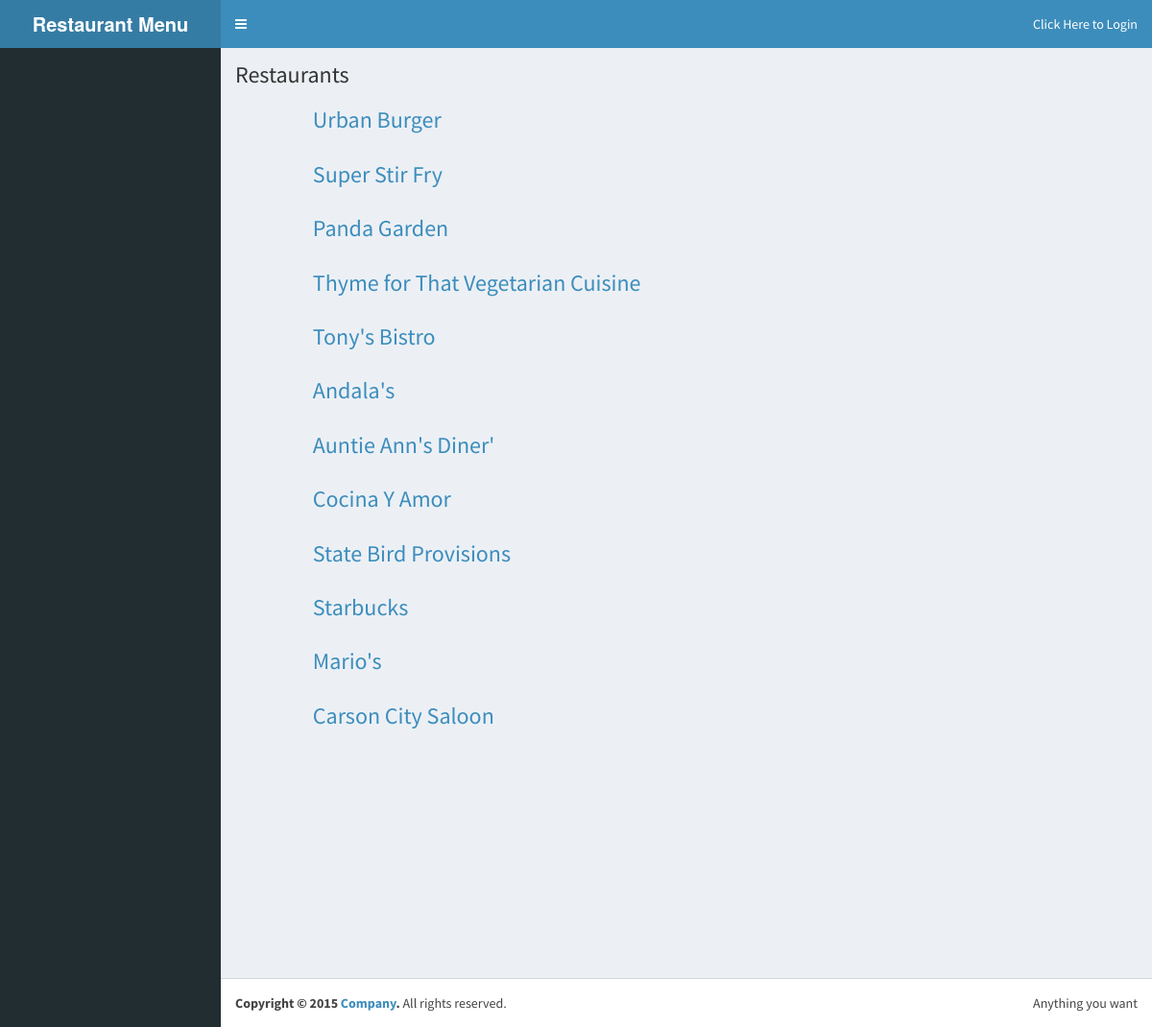
The app's page /restaurants with its own data.
### database_setup.py (models this page shows, shortened)
class Restaurant(Base):
	__tablename__ = 'restaurant'
	id 			= Column(Integer, primary_key = True)
	user_id 	= Column(Integer, ForeignKey('user.id'))
	name 	    = Column(String(250), nullable = False)
	user 		= relationship(User)

### project.py (the view)
@app.route('/')
@app.route('/restaurants')
def restaurants():
    restaurants = session.query(Restaurant).all()
    if 'username' not in login_session:
        return render_template('publicrestaurants.html', restaurants=restaurants)
    else:
        return render_template('restaurants.html', restaurants=restaurants)

### templates/publicrestaurants.html (shortened to what this page needs)
<!DOCTYPE html>
<html>
  <head>
    <link rel="stylesheet" href="{{ url_for('static', filename='bootstrap/css/bootstrap.min.css') }}">
    <link rel="stylesheet" href="https://maxcdn.bootstrapcdn.com/font-awesome/4.4.0/css/font-awesome.min.css">
    <link rel="stylesheet" href="https://code.ionicframework.com/ionicons/2.0.1/css/ionicons.min.css">
    <link rel="stylesheet" href="{{ url_for('static', filename='dist/css/AdminLTE.min.css') }}">
    <link rel="stylesheet" href="{{ url_for('static', filename='dist/css/skins/skin-blue.min.css') }}">
  </head>
  <body class="skin-blue sidebar-mini">
    <div class="wrapper">
      <header class="main-header">
        <a href="#" class="logo">
          <span class="logo-lg"><b>Restaurant Menu Application</b></span>
        </a>
        <nav class="navbar navbar-static-top" role="navigation">
          <a href="#" class="sidebar-toggle" data-toggle="offcanvas" role="button">
          </a>
          <div class="navbar-custom-menu">
            <ul class="nav navbar-nav">
              <li class="dropdown messages-menu">
                <a href="#" class="dropdown-toggle" data-toggle="dropdown">
                </a>
              <li class="dropdown user user-menu">
                <a href="{{url_for('showLogin')}}">
                  <span class="hidden-xs">Click Here to Login</span>
                </a>
              </li>
            </ul>
          </div>
        </nav>
      </header>
      <div class="content-wrapper">
        <section class="content-header">
          <h1>
            Restaurants
          </h1>
                  <div class="row padding-top padding-bottom">
            <div class="col-md-1"></div>
            <div class="col-md-10 padding-none">
            </div>
            <div class="col-md-1"></div>
          </div>
          {% for restaurant in restaurants %}
            <a href = "{{url_for('restaurantMenu', restaurant_id = restaurant.id)}}">
              <div class="row">
                <div class="col-md-1"></div>
                  <div class="col-md-10 restaurant-list">
                    <h3>{{restaurant.name}}</h3>
                  </div>
                <div class="col-md-1"></div>
              </div>
            </a>
          {% endfor %}
        </section>
        <section class="content">
        </section>
      </div>
      <footer class="main-footer">
        <div class="pull-right hidden-xs">
          Anything you want
        </div>
        <strong>Copyright &copy; 2015 <a href="#">Company</a>.</strong> All rights reserved.
      </footer>
    </div>
  </body>
</html>

### records on screen
Restaurant: name "Urban Burger"
Restaurant: name "Super Stir Fry"
Restaurant: name "Panda Garden"
Restaurant: name "Thyme for That Vegetarian Cuisine"
Restaurant: name "Tony's Bistro"
Restaurant: name "Andala's"
Restaurant: name "Auntie Ann's Diner'"
Restaurant: name "Cocina Y Amor"
Restaurant: name "State Bird Provisions"
Restaurant: name "Starbucks"
Restaurant: name "Mario's"
Restaurant: name "Carson City Saloon"
